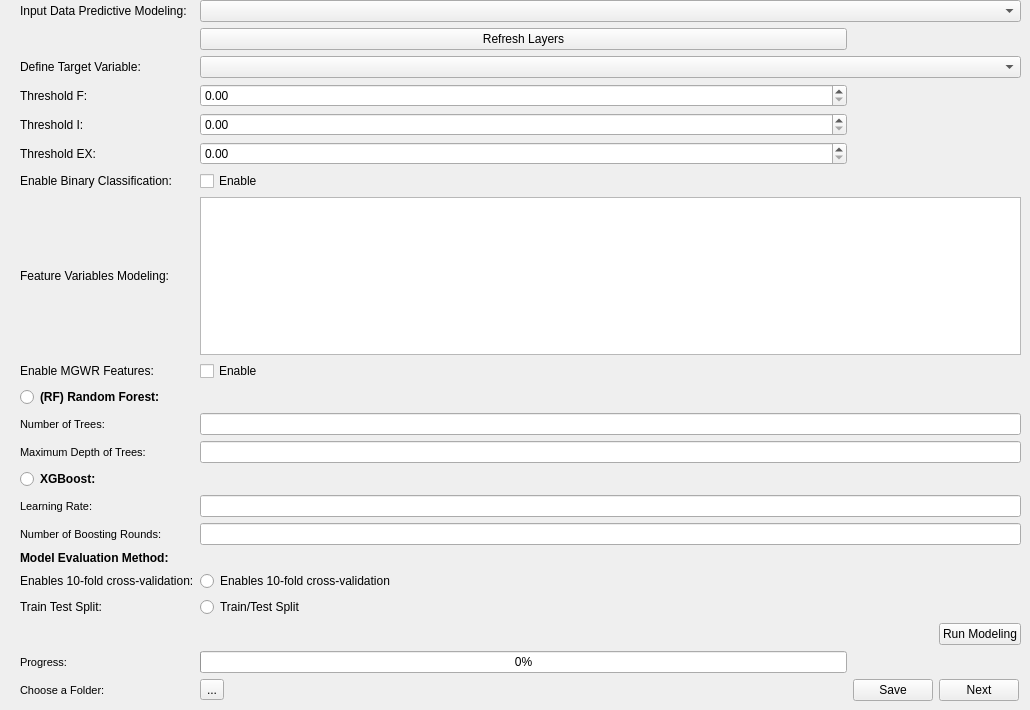
   <widget class="QWidget" name="tPredictiveModeling">
    <property name="sizePolicy">
     <sizepolicy hsizetype="Expanding" vsizetype="Expanding">
      <horstretch>0</horstretch>
      <verstretch>0</verstretch>
     </sizepolicy>
    </property>
    <property name="minimumSize">
     <size>
      <width>750</width>
      <height>500</height>
     </size>
    </property>
    <property name="maximumSize">
     <size>
      <width>1200</width>
      <height>850</height>
     </size>
    </property>
    <property name="sizeIncrement">
     <size>
      <width>1</width>
      <height>1</height>
     </size>
    </property>
    <property name="baseSize">
     <size>
      <width>1000</width>
      <height>750</height>
     </size>
    </property>
    <attribute name="title">
     <string>Predictive Modeling</string>
    </attribute>
    <widget class="QWidget" name="layoutWidget_8">
     <property name="geometry">
      <rect>
       <x>20</x>
       <y>0</y>
       <width>1001</width>
       <height>701</height>
      </rect>
     </property>
     <layout class="QGridLayout" name="gLPredictiveModeling">
      <item row="16" column="0" alignment="Qt::AlignLeft">
       <widget class="QLabel" name="lXGNumberofBoostingRounds">
        <property name="font">
         <font>
          <pointsize>8</pointsize>
         </font>
        </property>
        <property name="text">
         <string>Number of Boosting Rounds:</string>
        </property>
       </widget>
      </item>
      <item row="6" column="1">
       <widget class="QCheckBox" name="cBEnableBinaryClassification">
        <property name="text">
         <string>Enable</string>
        </property>
       </widget>
      </item>
      <item row="22" column="0">
       <widget class="QLabel" name="lProgressPredictiveModeling">
        <property name="font">
         <font>
          <pointsize>8</pointsize>
         </font>
        </property>
        <property name="text">
         <string>Progress:</string>
        </property>
       </widget>
      </item>
      <item row="12" column="1" colspan="3">
       <widget class="QLineEdit" name="lERFMaximumDepthofTrees"/>
      </item>
      <item row="11" column="1" colspan="3">
       <widget class="QLineEdit" name="lERFNumberofTrees"/>
      </item>
      <item row="5" column="1">
       <widget class="QDoubleSpinBox" name="dSBThresholdEX"/>
      </item>
      <item row="7" column="0">
       <widget class="QLabel" name="lFeatureVariablesModeling">
        <property name="text">
         <string>Feature Variables Modeling:</string>
        </property>
       </widget>
      </item>
      <item row="23" column="2">
       <widget class="QPushButton" name="pBPredictiveModelingSaveRFXG">
        <property name="sizePolicy">
         <sizepolicy hsizetype="Maximum" vsizetype="Fixed">
          <horstretch>0</horstretch>
          <verstretch>0</verstretch>
         </sizepolicy>
        </property>
        <property name="text">
         <string>Save</string>
        </property>
        <property name="icon">
         <iconset>
          <normaloff>Icons/Save.svg</normaloff>Icons/Save.svg</iconset>
        </property>
       </widget>
      </item>
      <item row="2" column="0">
       <widget class="QLabel" name="lDefineTargetVariable">
        <property name="text">
         <string>Define Target Variable:</string>
        </property>
       </widget>
      </item>
      <item row="3" column="1">
       <widget class="QDoubleSpinBox" name="dSBThresholdF"/>
      </item>
      <item row="3" column="0">
       <widget class="QLabel" name="lThresholdF">
        <property name="text">
         <string>Threshold F:</string>
        </property>
       </widget>
      </item>
      <item row="19" column="1">
       <widget class="QRadioButton" name="rBTrainTestSplit">
        <property name="text">
         <string>Train/Test Split</string>
        </property>
       </widget>
      </item>
      <item row="4" column="1">
       <widget class="QDoubleSpinBox" name="dSBThresholdI"/>
      </item>
      <item row="13" column="0" colspan="4" alignment="Qt::AlignLeft">
       <widget class="QRadioButton" name="rBXGBoost">
        <property name="font">
         <font>
          <pointsize>9</pointsize>
          <weight>75</weight>
          <bold>true</bold>
         </font>
        </property>
        <property name="text">
         <string>XGBoost:</string>
        </property>
       </widget>
      </item>
      <item row="5" column="0">
       <widget class="QLabel" name="lThresholdEX">
        <property name="text">
         <string>Threshold EX:</string>
        </property>
       </widget>
      </item>
      <item row="19" column="0">
       <widget class="QLabel" name="lTrainTestSplit">
        <property name="text">
         <string>Train Test Split:</string>
        </property>
       </widget>
      </item>
      <item row="20" column="3">
       <widget class="QPushButton" name="pBRunModeling">
        <property name="text">
         <string>Run Modeling</string>
        </property>
       </widget>
      </item>
      <item row="23" column="1">
       <widget class="QToolButton" name="tBChooseFolderPredictiveModelingRFXG">
        <property name="text">
         <string>...</string>
        </property>
       </widget>
      </item>
      <item row="15" column="1" colspan="3">
       <widget class="QLineEdit" name="lEXGLearningRate"/>
      </item>
      <item row="18" column="1">
       <widget class="QRadioButton" name="rBEnableCrossValidation">
        <property name="text">
         <string>Enables 10-fold cross-validation</string>
        </property>
       </widget>
      </item>
      <item row="2" column="1" colspan="3">
       <widget class="QComboBox" name="cBTargetVariableModeling"/>
      </item>
      <item row="23" column="3">
       <widget class="QPushButton" name="pBPredictiveModelingNext">
        <property name="sizePolicy">
         <sizepolicy hsizetype="Maximum" vsizetype="Fixed">
          <horstretch>0</horstretch>
          <verstretch>0</verstretch>
         </sizepolicy>
        </property>
        <property name="text">
         <string>Next</string>
        </property>
        <property name="icon">
         <iconset>
          <normaloff>Icons/Next.svg</normaloff>Icons/Next.svg</iconset>
        </property>
       </widget>
      </item>
      <item row="23" column="0" alignment="Qt::AlignLeft">
       <widget class="QLabel" name="lChooseFolderPredictiveModelingRFXG">
        <property name="font">
         <font>
          <pointsize>8</pointsize>
         </font>
        </property>
        <property name="text">
         <string>Choose a Folder:</string>
        </property>
       </widget>
      </item>
      <item row="22" column="1">
       <widget class="QProgressBar" name="pBPredictiveModeling">
        <property name="value">
         <number>0</number>
        </property>
       </widget>
      </item>
      <item row="8" column="0">
       <widget class="QLabel" name="lEnableMGWRFeatures">
        <property name="text">
         <string>Enable MGWR Features:</string>
        </property>
       </widget>
      </item>
      <item row="18" column="0">
       <widget class="QLabel" name="lEnableCrossValidation">
        <property name="text">
         <string>Enables 10-fold cross-validation:</string>
        </property>
       </widget>
      </item>
      <item row="15" column="0" alignment="Qt::AlignLeft">
       <widget class="QLabel" name="lXGLearningRate">
        <property name="font">
         <font>
          <pointsize>8</pointsize>
         </font>
        </property>
        <property name="text">
         <string>Learning Rate:</string>
        </property>
       </widget>
      </item>
      <item row="6" column="0">
       <widget class="QLabel" name="lEnableBinaryClassification">
        <property name="text">
         <string>Enable Binary Classification:</string>
        </property>
       </widget>
      </item>
      <item row="11" column="0" alignment="Qt::AlignLeft">
       <widget class="QLabel" name="lRFNumberofTrees">
        <property name="font">
         <font>
          <pointsize>8</pointsize>
         </font>
        </property>
        <property name="text">
         <string>Number of Trees:</string>
        </property>
       </widget>
      </item>
      <item row="0" column="1" colspan="3">
       <widget class="QComboBox" name="cBInputDataPredictiveModeling"/>
      </item>
      <item row="8" column="1">
       <widget class="QCheckBox" name="cBEnableMGWRFeatures">
        <property name="text">
         <string>Enable</string>
        </property>
       </widget>
      </item>
      <item row="17" column="0">
       <widget class="QLabel" name="lModelEvaluationMethod">
        <property name="font">
         <font>
          <pointsize>9</pointsize>
          <weight>75</weight>
          <bold>true</bold>
         </font>
        </property>
        <property name="text">
         <string>Model Evaluation Method:</string>
        </property>
       </widget>
      </item>
      <item row="12" column="0" alignment="Qt::AlignLeft">
       <widget class="QLabel" name="lRFMaximumDepthofTrees">
        <property name="font">
         <font>
          <pointsize>8</pointsize>
         </font>
        </property>
        <property name="text">
         <string>Maximum Depth of Trees:</string>
        </property>
       </widget>
      </item>
      <item row="16" column="1" colspan="3">
       <widget class="QLineEdit" name="lEXGNumberofBoostingRounds"/>
      </item>
      <item row="9" column="0" colspan="4" alignment="Qt::AlignLeft">
       <widget class="QRadioButton" name="rBRF">
        <property name="font">
         <font>
          <pointsize>9</pointsize>
          <weight>75</weight>
          <bold>true</bold>
         </font>
        </property>
        <property name="text">
         <string>(RF) Random Forest:</string>
        </property>
       </widget>
      </item>
      <item row="0" column="0">
       <widget class="QLabel" name="lInputDataPredictiveModeling">
        <property name="text">
         <string>Input Data Predictive Modeling:</string>
        </property>
       </widget>
      </item>
      <item row="4" column="0">
       <widget class="QLabel" name="lThresholdI">
        <property name="text">
         <string>Threshold I:</string>
        </property>
       </widget>
      </item>
      <item row="7" column="1" colspan="3">
       <widget class="QListWidget" name="lWFeatureVariablesModeling">
        <property name="selectionMode">
         <enum>QAbstractItemView::MultiSelection</enum>
        </property>
       </widget>
      </item>
      <item row="1" column="1">
       <widget class="QPushButton" name="bPRefreshLayersPredictiveModeling">
        <property name="text">
         <string>Refresh Layers</string>
        </property>
       </widget>
      </item>
     </layout>
    </widget>
   </widget>
